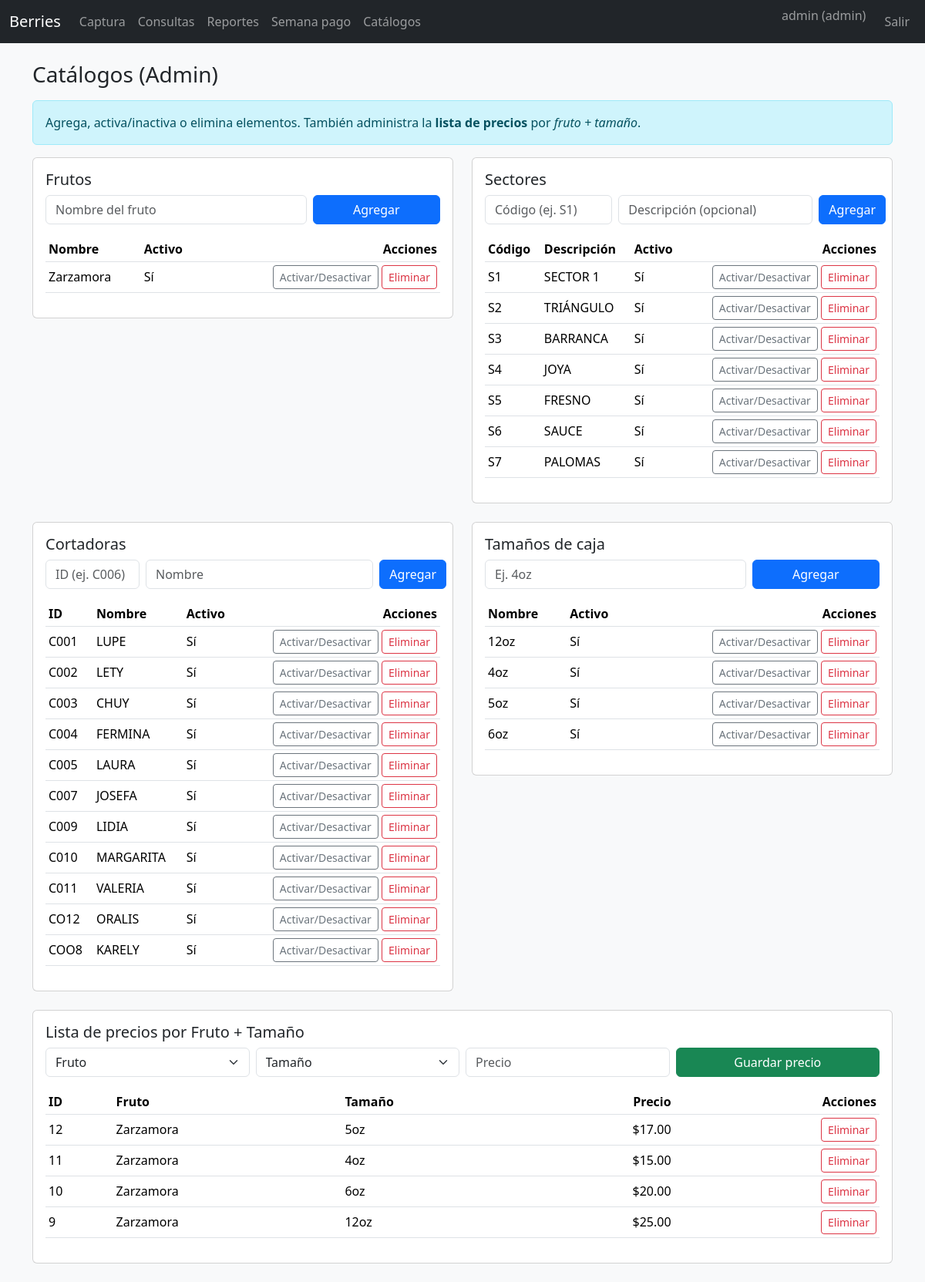
Screenshot of /catalogs (signed in) with the database file from the repository.
### models.py (models this page shows)
class User(Base):
    __tablename__ = "users"
    id = Column(Integer, primary_key=True)
    username = Column(String(50), unique=True, nullable=False)
    password_hash = Column(String(200), nullable=False)
    role = Column(String(20), nullable=False, default="capturista")
    active = Column(Integer, default=1)

class Fruit(Base):
    __tablename__ = "fruits"
    id = Column(Integer, primary_key=True)
    name = Column(String(50), unique=True, nullable=False)
    active = Column(Integer, default=1)

class Sector(Base):
    __tablename__ = "sectors"
    id = Column(Integer, primary_key=True)
    code = Column(String(20), unique=True, nullable=False)
    description = Column(String(100))
    active = Column(Integer, default=1)

class Picker(Base):
    __tablename__ = "pickers"
    id = Column(Integer, primary_key=True)
    code = Column(String(20), unique=True, nullable=False)
    name = Column(String(100), nullable=False)
    active = Column(Integer, default=1)

class BoxSize(Base):
    __tablename__ = "box_sizes"
    id = Column(Integer, primary_key=True)
    name = Column(String(20), unique=True, nullable=False)
    active = Column(Integer, default=1)

class PriceList(Base):
    __tablename__ = "price_list"
    id = Column(Integer, primary_key=True)
    fruit_id = Column(Integer, ForeignKey("fruits.id"), nullable=False)
    size_id  = Column(Integer, ForeignKey("box_sizes.id"), nullable=False)
    price    = Column(Numeric(10,2), nullable=False, default=0)
    fruit = relationship("Fruit")
    size  = relationship("BoxSize")
    __table_args__ = (UniqueConstraint('fruit_id','size_id', name='uq_fruit_size'),)

### app.py (the view, shortened to what this page needs)
@app.route("/catalogs", methods=["GET","POST"])
@login_required
@roles_required("admin")
def catalogs():
    db = get_db()
    fruits=db.query(Fruit).order_by(Fruit.name).all()
    sectors=db.query(Sector).order_by(Sector.code).all()
    pickers=db.query(Picker).order_by(Picker.code).all()
    sizes=db.query(BoxSize).order_by(BoxSize.name).all()
    prices=db.query(PriceList).order_by(PriceList.id.desc()).all()
    return render_template("catalogs.html", fruits=fruits, sectors=sectors, pickers=pickers, sizes=sizes, prices=prices)

### app.py (called while the page is built)
def get_db(): return SessionLocal()

@login_manager.user_loader
def load_user(uid):
    db = get_db()
    u = db.get(User, int(uid))
    return UserAdapter(u) if u else None

def roles_required(*roles):
    def deco(fn):
        @wraps(fn)
        def wrapper(*a, **k):
            if not current_user.is_authenticated:
                return login_manager.unauthorized()
            if current_user.role not in roles:
                flash("No tienes permisos para esta acción.", "danger")
                return redirect(url_for("index"))
            return fn(*a, **k)
        return wrapper
    return deco

@app.context_processor
def inject_today(): return {"today": date.today()}

    @property
    def role(self): return self._u.role

    @property
    def username(self): return self._u.username

### templates/catalogs.html (shortened to what this page needs)
{% extends 'base.html' %}
{% block content %}
<h3 class="mb-3">Catálogos (Admin)</h3>
<div class="alert alert-info">Agrega, activa/inactiva o elimina elementos. También administra la <b>lista de precios</b> por <i>fruto + tamaño</i>.</div>
<div class="row g-4">
  <div class="col-lg-6">
    <div class="card"><div class="card-body">
      <h5 class="card-title">Frutos</h5>
      <form method="post" class="row g-2 mb-3">
        <div class="col-8"><input class="form-control" name="fruit_name" placeholder="Nombre del fruto" required></div>
        <div class="col-4 d-grid"><button class="btn btn-primary">Agregar</button></div>
      </form>
      <div class="table-responsive"><table class="table table-sm align-middle">
        <thead><tr><th>Nombre</th><th>Activo</th><th class="text-end">Acciones</th></tr></thead>
        <tbody>
          {% for f in fruits %}
          <tr>
            <td>{{ f.name }}</td>
            <td>{{ 'Sí' if f.active else 'No' }}</td>
            <td class="text-end">
              <form method="post" class="d-inline">
                <button class="btn btn-sm btn-outline-secondary">Activar/Desactivar</button>
              </form>
              <form method="post" class="d-inline" onsubmit="return confirm('¿Eliminar fruto?');">
                <button class="btn btn-sm btn-outline-danger">Eliminar</button>
              </form>
            </td>
          </tr>
          {% endfor %}
        </tbody>
      </table></div>
    </div></div>
  </div>
  <div class="col-lg-6">
    <div class="card"><div class="card-body">
      <h5 class="card-title">Sectores</h5>
      <form method="post" class="row g-2 mb-3">
        <div class="col-4"><input class="form-control" name="sector_code" placeholder="Código (ej. S1)" required></div>
        <div class="col-6"><input class="form-control" name="sector_desc" placeholder="Descripción (opcional)"></div>
        <div class="col-2 d-grid"><button class="btn btn-primary">Agregar</button></div>
      </form>
      <div class="table-responsive"><table class="table table-sm align-middle">
        <thead><tr><th>Código</th><th>Descripción</th><th>Activo</th><th class="text-end">Acciones</th></tr></thead>
        <tbody>
          {% for s in sectors %}
          <tr>
            <td>{{ s.code }}</td><td>{{ s.description or '' }}</td>
            <td>{{ 'Sí' if s.active else 'No' }}</td>
            <td class="text-end">
              <form method="post" class="d-inline">
                <button class="btn btn-sm btn-outline-secondary">Activar/Desactivar</button>
              </form>
              <form method="post" class="d-inline" onsubmit="return confirm('¿Eliminar sector?');">
                <button class="btn btn-sm btn-outline-danger">Eliminar</button>
              </form>
            </td>
          </tr>
          {% endfor %}
        </tbody>
      </table></div>
    </div></div>
  </div>
  <div class="col-lg-6">
    <div class="card"><div class="card-body">
      <h5 class="card-title">Cortadoras</h5>
      <form method="post" class="row g-2 mb-3">
        <div class="col-3"><input class="form-control" name="picker_code" placeholder="ID (ej. C006)" required></div>
        <div class="col-7"><input class="form-control" name="picker_name" placeholder="Nombre" required></div>
        <div class="col-2 d-grid"><button class="btn btn-primary">Agregar</button></div>
      </form>
      <div class="table-responsive"><table class="table table-sm align-middle">
        <thead><tr><th>ID</th><th>Nombre</th><th>Activo</th><th class="text-end">Acciones</th></tr></thead>
        <tbody>
          {% for p in pickers %}
          <tr>
            <td>{{ p.code }}</td><td>{{ p.name }}</td>
            <td>{{ 'Sí' if p.active else 'No' }}</td>
            <td class="text-end">
              <form method="post" class="d-inline">
                <button class="btn btn-sm btn-outline-secondary">Activar/Desactivar</button>
              </form>
              <form method="post" class="d-inline" onsubmit="return confirm('¿Eliminar cortadora?');">
                <button class="btn btn-sm btn-outline-danger">Eliminar</button>
              </form>
            </td>
          </tr>
          {% endfor %}
        </tbody>
      </table></div>
    </div></div>
  </div>
  <div class="col-lg-6">
    <div class="card"><div class="card-body">
      <h5 class="card-title">Tamaños de caja</h5>
      <form method="post" class="row g-2 mb-3">
        <div class="col-8"><input class="form-control" name="size_name" placeholder="Ej. 4oz" required></div>
        <div class="col-4 d-grid"><button class="btn btn-primary">Agregar</button></div>
      </form>
      <div class="table-responsive"><table class="table table-sm align-middle">
        <thead><tr><th>Nombre</th><th>Activo</th><th class="text-end">Acciones</th></tr></thead>
        <tbody>
          {% for z in sizes %}
          <tr>
            <td>{{ z.name }}</td>
            <td>{{ 'Sí' if z.active else 'No' }}</td>
            <td class="text-end">
              <form method="post" class="d-inline">
                <button class="btn btn-sm btn-outline-secondary">Activar/Desactivar</button>
              </form>
              <form method="post" class="d-inline" onsubmit="return confirm('¿Eliminar tamaño?');">
                <button class="btn btn-sm btn-outline-danger">Eliminar</button>
              </form>
            </td>
          </tr>
          {% endfor %}
        </tbody>
      </table></div>
    </div></div>
  </div>
  <div class="col-12">
    <div class="card"><div class="card-body">
      <h5 class="card-title">Lista de precios por Fruto + Tamaño</h5>
      <form method="post" class="row g-2 mb-3">
        <div class="col-md-3">
          <select class="form-select" name="fruit_id" required>
            <option value="">Fruto</option>
          </select>
        </div>
        <div class="col-md-3">
          <select class="form-select" name="size_id" required>
            <option value="">Tamaño</option>
          </select>
        </div>
        <div class="col-md-3"><input type="number" step="0.01" min="0" class="form-control" name="price" placeholder="Precio" required></div>
        <div class="col-md-3 d-grid"><button class="btn btn-success">Guardar precio</button></div>
      </form>
      <div class="table-responsive"><table class="table table-sm align-middle">
        <thead><tr><th>ID</th><th>Fruto</th><th>Tamaño</th><th class="text-end">Precio</th><th class="text-end">Acciones</th></tr></thead>
        <tbody>
          {% for p in prices %}
          <tr>
            <td>{{ p.id }}</td><td>{{ p.fruit.name }}</td><td>{{ p.size.name }}</td>
            <td class="text-end">${{ '%.2f'|format(p.price) }}</td>
            <td class="text-end">
              <form method="post" class="d-inline" onsubmit="return confirm('¿Eliminar precio?');">
                <button class="btn btn-sm btn-outline-danger">Eliminar</button>
              </form>
            </td>
          </tr>
          {% endfor %}
        </tbody>
      </table></div>
    </div></div>
  </div>
</div>
{% endblock %}

### templates/base.html (shortened to what this page needs)
<!doctype html>
<html lang="es">
<head>
  <link href="https://cdn.jsdelivr.net/npm/bootstrap@5.3.3/dist/css/bootstrap.min.css" rel="stylesheet">
</head>
<body class="bg-light">
<nav class="navbar navbar-expand-lg navbar-dark bg-dark">
  <div class="container-fluid">
    <a class="navbar-brand" href="{{ url_for('index') }}">Berries</a>
    <div class="collapse navbar-collapse" id="navbars">
      <ul class="navbar-nav me-auto">
        {% if current_user.is_authenticated %}
          <li class="nav-item"><a class="nav-link" href="{{ url_for('harvest_new') }}">Captura</a></li>
          <li class="nav-item"><a class="nav-link" href="{{ url_for('harvest_list') }}">Consultas</a></li>
          <li class="nav-item"><a class="nav-link" href="{{ url_for('reports') }}">Reportes</a></li>
          <li class="nav-item"><a class="nav-link" href="{{ url_for('weekly') }}">Semana pago</a></li>
          {% if current_user.role == 'admin' %}
            <li class="nav-item"><a class="nav-link" href="{{ url_for('catalogs') }}">Catálogos</a></li>
          {% endif %}
        {% endif %}
      </ul>
      <ul class="navbar-nav">
        {% if current_user.is_authenticated %}
          <li class="nav-item"><span class="navbar-text me-3">{{ current_user.username }} ({{ current_user.role }})</span></li>
          <li class="nav-item"><a class="nav-link" href="{{ url_for('logout') }}">Salir</a></li>
        {% else %}
          <li class="nav-item"><a class="nav-link" href="{{ url_for('login') }}">Entrar</a></li>
        {% endif %}
      </ul>
    </div>
  </div>
</nav>
<main class="container py-4">
  {% block content %}{% endblock %}
</main>
</body>
</html>

### rows the page displays
User: username "admin", role "admin"
Fruit: name "Zarzamora", active "Sí"
Sector: code "S1", description "SECTOR 1", active "Sí"
Sector: code "S2", description "TRIÁNGULO", active "Sí"
Sector: code "S3", description "BARRANCA", active "Sí"
Sector: code "S4", description "JOYA", active "Sí"
Sector: code "S5", description "FRESNO", active "Sí"
Sector: code "S6", description "SAUCE", active "Sí"
Sector: code "S7", description "PALOMAS", active "Sí"
Picker: code "C001", name "LUPE", active "Sí"
Picker: code "C002", name "LETY", active "Sí"
Picker: code "C003", name "CHUY", active "Sí"
Picker: code "C004", name "FERMINA", active "Sí"
Picker: code "C005", name "LAURA", active "Sí"
Picker: code "C007", name "JOSEFA", active "Sí"
Picker: code "C009", name "LIDIA", active "Sí"
Picker: code "C010", name "MARGARITA", active "Sí"
Picker: code "C011", name "VALERIA", active "Sí"
Picker: code "CO12", name "ORALIS", active "Sí"
Picker: code "COO8", name "KARELY", active "Sí"
BoxSize: name "12oz", active "Sí"
BoxSize: name "4oz", active "Sí"
BoxSize: name "5oz", active "Sí"
BoxSize: name "6oz", active "Sí"
PriceList: id "12", fruit.name "Zarzamora", size.name "5oz", price "17.00"
PriceList: id "11", fruit.name "Zarzamora", size.name "4oz", price "15.00"
PriceList: id "10", fruit.name "Zarzamora", size.name "6oz", price "20.00"
PriceList: id "9", fruit.name "Zarzamora", size.name "12oz", price "25.00"
